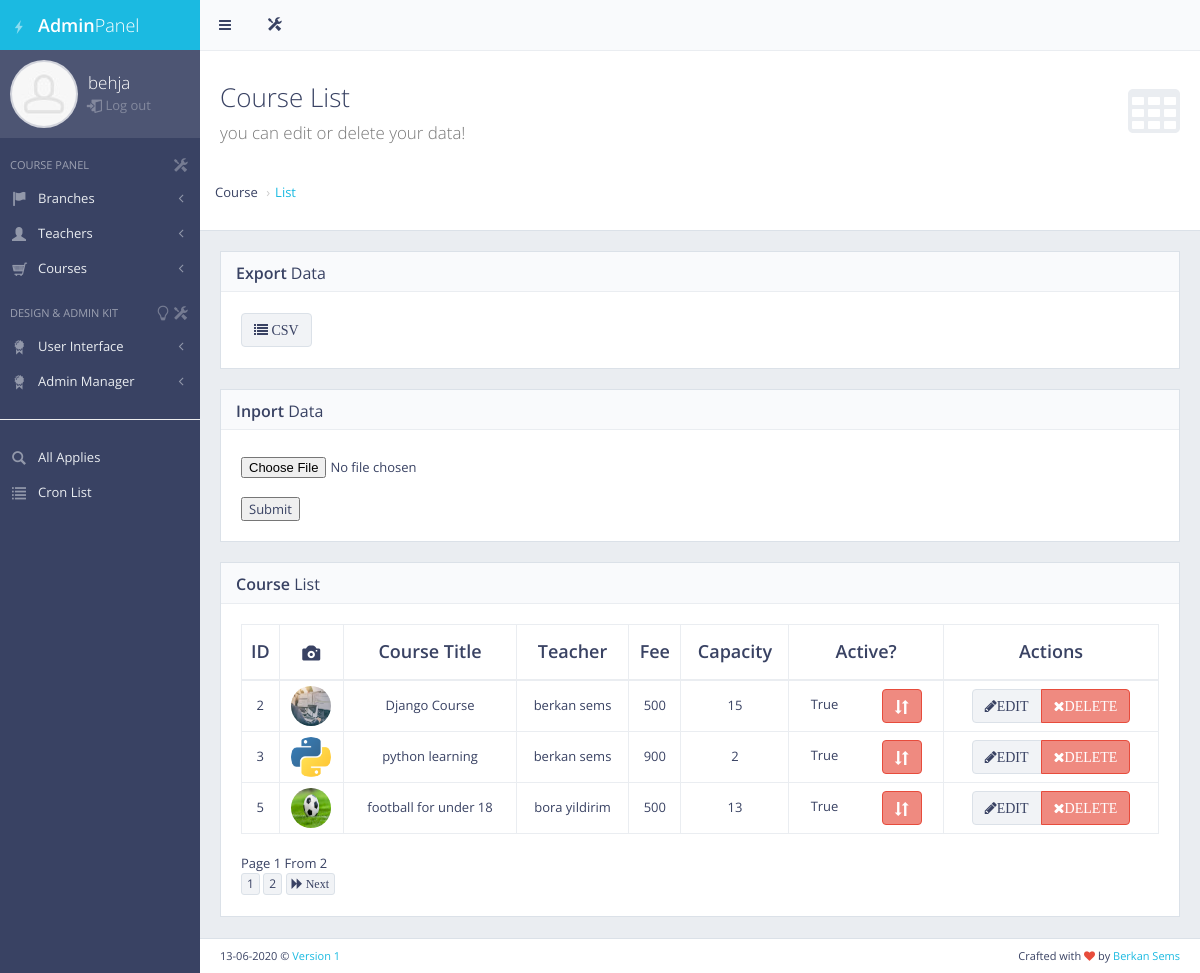
/panel/course_list/ (signed in), run on the app's committed database.
### panel/models.py (models this page shows, shortened)
class Courses(models.Model):
    branch = models.ForeignKey(Branch, null=True , on_delete=models.CASCADE)
    teacher = models.ForeignKey(Teacher, null=True , on_delete=models.CASCADE)
    title = models.CharField(max_length=50)
    place = models.CharField(max_length=50)
    introduction = models.CharField(max_length=500)
    createdAt = models.DateTimeField(auto_now_add=True)
    startDate = models.CharField("Start Date (mm/dd/2020)",max_length=50)
    endDate = models.CharField("End Date (mm/dd/2020)",max_length=50)
    fee = models.IntegerField()
    capacity = models.IntegerField()
    pic = models.ImageField("Select an image file",null=True, blank=True)
    status=models.BooleanField("Active ?",default=True)

class Teacher(models.Model):
    name = models.CharField(max_length=50)
    telephone = models.IntegerField()
    def __str__(self):
        return self.name

### panel/decorators.py (the view)
        def wrapper_function(request, *args, **kwargs):
            group = None
            if request.user.groups.exists():
                group = request.user.groups.all()[0].name
            for role in allowed_roles:
                if group == role:
                    return view_func(request, *args, **kwargs)
            return HttpResponse("You are not authorized to view this page")

### panel/views.py (called while the page is built)
@login_required(login_url='my_login')
@allowed_users(allowed_roles=['admin'])
def courseList(request):
    courses = Courses.objects.all()
    paginator = Paginator(courses, 3)
    page = request.GET.get('page')
    try:
        courses = paginator.page(page)
    except EmptyPage:
        courses = paginator.page(paginator.num_pages)
    except PageNotAnInteger:
        courses = paginator.page(1)
    context = {'courses': courses}
    return render(request, 'back/course_list.html',context)

### templates/back/course_list.html (shortened to what this page needs)
{% extends 'back/master_panel.html' %}
{% load static %}
{% block content %}
    <div id="page-content">
        <div class="content-header">
            <div class="header-section">
                <h1>
                    <i class="fa fa-table"></i>Course List<br><small>you can edit or delete your data!</small>
                </h1>
            </div>
            <div class="breadcrumb breadcrump-top">
                <li>Course</li>
                <li><a href="#">List</a></li>
            </div>
        </div>
        <div class="block full">
            <div class="block-title">
                <h2><strong>Export</strong> Data </h2>
            </div>
            <a href="{% url 'export_cat_csv' %}" data-toggle="tooltip" title="Export CSV File"
                       class="btn btn-s btn-default"><i class="fa fa-list"> CSV</i></a>
        </div>
        <div class="block full">
            <div class="block-title">
                <h2><strong>Inport</strong> Data </h2>
            </div>
            <form action="{% url 'import_cat_csv' %}" method="post" enctype="multipart/form-data">
                <div class="table-responsive">
                    <input type="file" name="csv_file" id="csv_file" />
                    <br/>
                    <button type="submit"> Submit</button>
                </div>
            </form>
        </div>
        <div class="block full">
            <div class="block-title">
                <h2><strong>Course</strong> List</h2>
            </div>
            <div class="table-responsive">
                <table id="example-datatable" class="table table-vcenter table-condensed table-bordered">
                    <thead>
                    <tr>
                        <th class="text-center">ID</th>
                        <th class="text-center "><i class="hi hi-camera"></i></th>
                        <th class="text-center ">Course Title</th>
                        <th class="text-center ">Teacher</th>
                        <th class="text-center ">Fee</th>
                        <th class="text-center ">Capacity</th>
                        <th class="text-center ">Active?</th>
                        <th class="text-center">Actions</th>
                    </tr>
                    </thead>
                    {% for course in courses %}
                        <tr>
                            <td class="text-center">{{ course.id }}</td>
                            <td class="text-center">
                                {% if course.pic %}
                                    <img src="{{ course.pic.url }}" style="width: 40px; height: 40px"
                                         alt="image"
                                         class="img-circle">
                                {% else %}
                                    <h4>No image</h4>
                                {% endif %}
                            </td>
                            <td class="text-center">{{ course.title }}</td>
                            <td class="text-center">{{ course.teacher }} </td>
                            <td class="text-center">{{ course.fee }} </td>
                            <td class="text-center">{{ course.capacity }}</td>
                            <td class="text-center">{{ course.status }} <a style="margin-left: 40px"
                                                                           href="{% url 'course_status_update' course.id %}"
                                                                           data-toggle="tooltip" title="change"
                                                                           class="btn btn-danger"><i
                                    class="hi hi-sort"></i></a></td>
                            <td class="text-center">
                                <div class="btn-group">
                                    <a href="{% url 'course_update' course.id %}" data-toggle="tooltip" title="Edit"
                                       class="btn btn-default"><i class="fa fa-pencil">EDIT</i></a>
                                    <a href="{% url 'course_delete' course.id %}" data-toggle="tooltip" title="Delete"
                                       class="btn btn-danger"><i class="fa fa-times">DELETE</i></a>
                                </div>
                            </td>
                        </tr>
                    {% endfor %}
                </table>
                Page {{ courses.number }} From {{ courses.paginator.num_pages }}<br>
                {% for i in courses.paginator.page_range %}
                    {% if courses.number == i %}
                        <a href="#" onclick="return false; " data-toggle="tooltip" title="{{ Disables }}"
                           class="btn btn-xs btn-default">{{ i }}</a>
                    {% else %}
                        <a href="?page={{i}}" data-toggle="tooltip" title="{{i}}"
                           class="btn btn-xs btn-default"> {{i}} </a>
                    {% endif %}
                {% endfor %}
                {% if courses.has_next %}
                    <a href="?page={{ courses.next_page_number }}" data-toggle="tooltip" title="Next"
                       class="btn btn-xs btn-default"><i class="fa fa-forward"> Next</i></a>
                {% endif %}
            </div>
        </div>
    </div>
{% endblock %}

### templates/back/master_panel.html (shortened to what this page needs)
{% load static %}
<!DOCTYPE html>
 <html class="no-js" lang="en">
    <head>
        <link rel="stylesheet" href="{% static 'back/css/bootstrap.min.css' %}">
        <link rel="stylesheet" href="{% static 'back/css/plugins.css' %}">
        <link rel="stylesheet" href="{% static 'back/css/main.css' %}">
        <link rel="stylesheet" href="{% static 'back/css/themes.css' %}">
    </head>
    <body>
        <div id="page-wrapper">
            <div id="page-container" class="sidebar-partial sidebar-visible-lg sidebar-no-animations">
                <div id="sidebar">
                    <div id="sidebar-scroll">
                        <div class="sidebar-content">
                            <a href="{% url 'panel' %}" class="sidebar-brand">
                                <i class="gi gi-flash"></i><span class="sidebar-nav-mini-hide"><strong>Admin</strong>Panel</span>
                            </a>
                            <div class="sidebar-section sidebar-user clearfix sidebar-nav-mini-hide">
                                <div class="sidebar-user-avatar">
                                    <a href="{% url 'panel' %}">
                                        <img src="{% static 'back/img/placeholders/avatars/avatar2.jpg' %}" alt="avatar">
                                    </a>
                                </div>
                                <div class="sidebar-user-name">{{ request.user.username }}</div>
                                <div class="sidebar-user-links">
                                    <a href="{% url 'my_logout' %}" data-toggle="tooltip" data-placement="bottom" title="Logout"><i class="gi gi-exit "></i>  Log out</a>
                                </div>
                            </div>
                            <ul class="sidebar-nav">
                                <li class="sidebar-header">
                                    <span class="sidebar-header-options clearfix"><a href="javascript:void(0)" data-toggle="tooltip" title="Quick Settings"><i class="gi gi-settings"></i></a></span>
                                    <span class="sidebar-header-title">Course Panel</span>
                                </li>
                                <li>
                                    <a href="#" class="sidebar-nav-menu"><i class="fa fa-angle-left sidebar-nav-indicator sidebar-nav-mini-hide"></i><i class="gi gi-flag sidebar-nav-icon"></i><span class="sidebar-nav-mini-hide">Branches</span></a>
                                </li>
                                <li>
                                    <a href="#" class="sidebar-nav-menu"><i class="fa fa-angle-left sidebar-nav-indicator sidebar-nav-mini-hide"></i><i class="hi hi-user sidebar-nav-icon"></i><span class="sidebar-nav-mini-hide">Teachers</span></a>
                                </li>
                                <li>
                                    <a href="#" class="sidebar-nav-menu"><i class="fa fa-angle-left sidebar-nav-indicator sidebar-nav-mini-hide"></i><i class="gi gi-shopping_cart sidebar-nav-icon"></i><span class="sidebar-nav-mini-hide">Courses</span></a>
                                </li>
                                <li class="sidebar-header">
                                    <span class="sidebar-header-options clearfix"><a href="javascript:void(0)" data-toggle="tooltip" title="Quick Settings"><i class="gi gi-settings"></i></a><a href="javascript:void(0)" data-toggle="tooltip" title="Change slider image and features!"><i class="gi gi-lightbulb"></i></a></span>
                                    <span class="sidebar-header-title">Design & Admin Kit</span>
                                </li>
                                <li>
                                    <a href="#" class="sidebar-nav-menu"><i class="fa fa-angle-left sidebar-nav-indicator sidebar-nav-mini-hide"></i><i class="gi gi-certificate sidebar-nav-icon"></i><span class="sidebar-nav-mini-hide">User Interface</span></a>
                                </li>
                                <li>
                                    <a href="#" class="sidebar-nav-menu"><i class="fa fa-angle-left sidebar-nav-indicator sidebar-nav-mini-hide"></i><i class="gi gi-certificate sidebar-nav-icon"></i><span class="sidebar-nav-mini-hide">Admin Manager</span></a>
                                </li>
                                <hr>
                                <li>
                                    <a href="{% url 'applies' %}"><i class="gi gi-search sidebar-nav-icon"></i>All Applies</a>
                                </li>
                                <li>
                                    <a href="{% url 'cron_list' %}"><i class="gi gi-list sidebar-nav-icon"></i>Cron List</a>
                                </li>
                            </ul>
                        </div>
                    </div>
                </div>
                <div id="main-container">
                    <header class="navbar navbar-default">
                        <ul class="nav navbar-nav-custom">
                            <li>
                                <a href="javascript:void(0)" onclick="App.sidebar('toggle-sidebar');this.blur();">
                                    <i class="fa fa-bars fa-fw"></i>
                                </a>
                            </li>
                            <li class="dropdown">
                                <a href="javascript:void(0)" class="dropdown-toggle" data-toggle="dropdown">
                                    <i class="gi gi-settings"></i>
                                </a>
                            </li>
                        </ul>
                    </header>
                    {% block content %}
                    {% endblock %}
                    <footer class="clearfix">
                        <div class="pull-right">
                            Crafted with <i class="fa fa-heart text-danger"></i> by <a href="https://1.envato.market/ydb" target="_blank">Berkan Sems</a>
                        </div>
                        <div class="pull-left">
                            <span>13-06-2020</span> &copy; <a>Version 1</a>
                        </div>
                    </footer>
                </div>
            </div>
        </div>
    </body>
</html>

### data on the page
Courses: id "2", pic (picture), title "Django Course", teacher "berkan sems", fee "500", capacity "15", status "True"
Courses: id "3", pic (picture), title "python learning", teacher "berkan sems", fee "900", capacity "2", status "True"
Courses: id "5", pic (picture), title "football for under 18", teacher "bora yildirim", fee "500", capacity "13", status "True"

### other printed values
{{ request.user.username }} "behja"
{{ courses.number }} "1"
{{ courses.paginator.num_pages }} "2"
{{ i }} "1"
{{ i }} "2"
